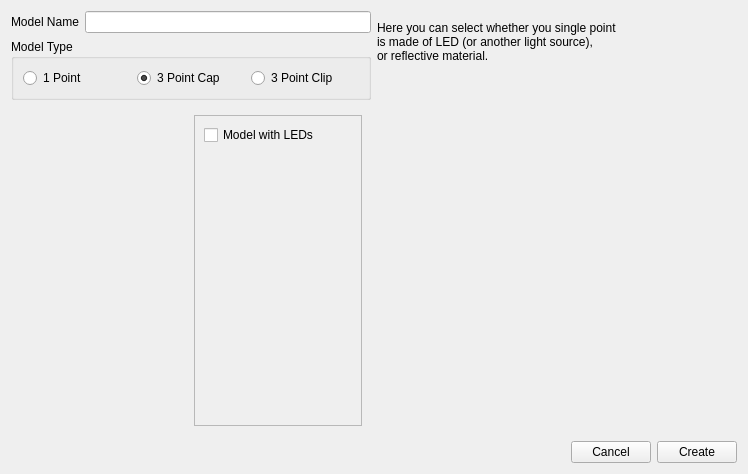
<?xml version="1.0" encoding="UTF-8"?>
<ui version="4.0">
 <class>ModelCreation</class>
 <widget class="QWidget" name="ModelCreation">
  <property name="geometry">
   <rect>
    <x>0</x>
    <y>0</y>
    <width>748</width>
    <height>474</height>
   </rect>
  </property>
  <property name="windowTitle">
   <string>Model Creation</string>
  </property>
  <property name="windowIcon">
   <iconset resource="ltr_rc.qrc">
    <normaloff>:/ltr/linuxtrack.svg</normaloff>:/ltr/linuxtrack.svg</iconset>
  </property>
  <layout class="QVBoxLayout" name="verticalLayout_2">
   <item>
    <layout class="QHBoxLayout" name="horizontalLayout_4">
     <item>
      <layout class="QVBoxLayout" name="verticalLayout">
       <item>
        <layout class="QHBoxLayout" name="horizontalLayout_2">
         <item>
          <widget class="QLabel" name="label">
           <property name="text">
            <string>Model Name</string>
           </property>
          </widget>
         </item>
         <item>
          <widget class="QLineEdit" name="ModelName"/>
         </item>
        </layout>
       </item>
       <item>
        <widget class="QGroupBox" name="groupBox_2">
         <property name="title">
          <string>Model Type</string>
         </property>
         <layout class="QHBoxLayout" name="horizontalLayout_9">
          <item>
           <widget class="QRadioButton" name="Model1Pt">
            <property name="text">
             <string>1 Point</string>
            </property>
           </widget>
          </item>
          <item>
           <widget class="QRadioButton" name="Model3PtCap">
            <property name="text">
             <string>3 Point Cap</string>
            </property>
            <property name="checked">
             <bool>true</bool>
            </property>
           </widget>
          </item>
          <item>
           <widget class="QRadioButton" name="Model3PtClip">
            <property name="text">
             <string>3 Point Clip</string>
            </property>
           </widget>
          </item>
         </layout>
        </widget>
       </item>
       <item>
        <widget class="QStackedWidget" name="ModelStack">
         <property name="currentIndex">
          <number>2</number>
         </property>
         <widget class="QWidget" name="page_3">
          <layout class="QHBoxLayout" name="horizontalLayout_3">
           <item>
            <widget class="QLabel" name="label_24">
             <property name="sizePolicy">
              <sizepolicy hsizetype="Minimum" vsizetype="Minimum">
               <horstretch>0</horstretch>
               <verstretch>0</verstretch>
              </sizepolicy>
             </property>
             <property name="text">
              <string/>
             </property>
             <property name="pixmap">
              <pixmap resource="ltr_rc.qrc">:/ltr/cap_small.png</pixmap>
             </property>
             <property name="scaledContents">
              <bool>false</bool>
             </property>
            </widget>
           </item>
           <item>
            <widget class="QFrame" name="frame_3">
             <property name="frameShape">
              <enum>QFrame::StyledPanel</enum>
             </property>
             <property name="frameShadow">
              <enum>QFrame::Raised</enum>
             </property>
             <layout class="QVBoxLayout" name="verticalLayout_4">
              <item>
               <layout class="QVBoxLayout" name="verticalLayout_9">
                <item>
                 <layout class="QGridLayout" name="gridLayout_2">
                  <item row="0" column="0">
                   <widget class="QLabel" name="label_25">
                    <property name="text">
                     <string>A [mm]</string>
                    </property>
                   </widget>
                  </item>
                  <item row="0" column="1">
                   <widget class="QDoubleSpinBox" name="CapA">
                    <property name="minimum">
                     <double>1.000000000000000</double>
                    </property>
                    <property name="maximum">
                     <double>999.990000000000009</double>
                    </property>
                    <property name="value">
                     <double>50.000000000000000</double>
                    </property>
                   </widget>
                  </item>
                  <item row="1" column="1">
                   <widget class="QDoubleSpinBox" name="CapB">
                    <property name="minimum">
                     <double>1.000000000000000</double>
                    </property>
                    <property name="maximum">
                     <double>999.990000000000009</double>
                    </property>
                    <property name="value">
                     <double>70.000000000000000</double>
                    </property>
                   </widget>
                  </item>
                  <item row="1" column="0">
                   <widget class="QLabel" name="label_26">
                    <property name="text">
                     <string>B [mm]</string>
                    </property>
                   </widget>
                  </item>
                  <item row="2" column="0">
                   <widget class="QLabel" name="label_27">
                    <property name="text">
                     <string>C [mm]</string>
                    </property>
                   </widget>
                  </item>
                  <item row="2" column="1">
                   <widget class="QDoubleSpinBox" name="CapC">
                    <property name="minimum">
                     <double>1.000000000000000</double>
                    </property>
                    <property name="maximum">
                     <double>999.990000000000009</double>
                    </property>
                    <property name="value">
                     <double>92.500000000000000</double>
                    </property>
                   </widget>
                  </item>
                  <item row="3" column="0">
                   <widget class="QLabel" name="label_28">
                    <property name="text">
                     <string>Hy [mm]</string>
                    </property>
                   </widget>
                  </item>
                  <item row="3" column="1">
                   <widget class="QDoubleSpinBox" name="CapHy">
                    <property name="minimum">
                     <double>1.000000000000000</double>
                    </property>
                    <property name="maximum">
                     <double>999.990000000000009</double>
                    </property>
                    <property name="value">
                     <double>100.000000000000000</double>
                    </property>
                   </widget>
                  </item>
                  <item row="4" column="0">
                   <widget class="QLabel" name="label_29">
                    <property name="text">
                     <string>Hz [mm]</string>
                    </property>
                   </widget>
                  </item>
                  <item row="4" column="1">
                   <widget class="QDoubleSpinBox" name="CapHz">
                    <property name="minimum">
                     <double>1.000000000000000</double>
                    </property>
                    <property name="maximum">
                     <double>999.990000000000009</double>
                    </property>
                    <property name="value">
                     <double>90.000000000000000</double>
                    </property>
                   </widget>
                  </item>
                 </layout>
                </item>
                <item>
                 <spacer name="verticalSpacer_5">
                  <property name="orientation">
                   <enum>Qt::Vertical</enum>
                  </property>
                  <property name="sizeHint" stdset="0">
                   <size>
                    <width>20</width>
                    <height>40</height>
                   </size>
                  </property>
                 </spacer>
                </item>
                <item>
                 <widget class="QCheckBox" name="CapLeds">
                  <property name="text">
                   <string>Model with LEDs</string>
                  </property>
                 </widget>
                </item>
               </layout>
              </item>
             </layout>
            </widget>
           </item>
          </layout>
         </widget>
         <widget class="QWidget" name="page_4">
          <layout class="QHBoxLayout" name="horizontalLayout_12">
           <item>
            <widget class="QLabel" name="label_30">
             <property name="text">
              <string/>
             </property>
             <property name="pixmap">
              <pixmap resource="ltr_rc.qrc">:/ltr/clip_small.png</pixmap>
             </property>
            </widget>
           </item>
           <item>
            <widget class="QFrame" name="frame_4">
             <property name="frameShape">
              <enum>QFrame::StyledPanel</enum>
             </property>
             <property name="frameShadow">
              <enum>QFrame::Raised</enum>
             </property>
             <layout class="QVBoxLayout" name="verticalLayout_5">
              <item>
               <layout class="QVBoxLayout" name="verticalLayout_11">
                <item>
                 <layout class="QGridLayout" name="gridLayout_3">
                  <item row="0" column="0">
                   <widget class="QLabel" name="label_3">
                    <property name="text">
                     <string>A [mm]</string>
                    </property>
                   </widget>
                  </item>
                  <item row="0" column="1">
                   <widget class="QDoubleSpinBox" name="ClipA">
                    <property name="minimum">
                     <double>1.000000000000000</double>
                    </property>
                    <property name="maximum">
                     <double>999.990000000000009</double>
                    </property>
                    <property name="value">
                     <double>30.000000000000000</double>
                    </property>
                   </widget>
                  </item>
                  <item row="1" column="1">
                   <widget class="QDoubleSpinBox" name="ClipB">
                    <property name="minimum">
                     <double>1.000000000000000</double>
                    </property>
                    <property name="maximum">
                     <double>999.990000000000009</double>
                    </property>
                    <property name="value">
                     <double>40.000000000000000</double>
                    </property>
                   </widget>
                  </item>
                  <item row="1" column="0">
                   <widget class="QLabel" name="label_34">
                    <property name="text">
                     <string>B [mm]</string>
                    </property>
                   </widget>
                  </item>
                  <item row="2" column="0">
                   <widget class="QLabel" name="label_35">
                    <property name="text">
                     <string>C [mm]</string>
                    </property>
                   </widget>
                  </item>
                  <item row="2" column="1">
                   <widget class="QDoubleSpinBox" name="ClipC">
                    <property name="minimum">
                     <double>1.000000000000000</double>
                    </property>
                    <property name="maximum">
                     <double>999.990000000000009</double>
                    </property>
                    <property name="value">
                     <double>70.000000000000000</double>
                    </property>
                   </widget>
                  </item>
                  <item row="5" column="0">
                   <widget class="QLabel" name="label_36">
                    <property name="text">
                     <string>Hy [mm]</string>
                    </property>
                   </widget>
                  </item>
                  <item row="5" column="1">
                   <widget class="QDoubleSpinBox" name="ClipHy">
                    <property name="minimum">
                     <double>-999.990000000000009</double>
                    </property>
                    <property name="maximum">
                     <double>999.990000000000009</double>
                    </property>
                    <property name="value">
                     <double>-100.000000000000000</double>
                    </property>
                   </widget>
                  </item>
                  <item row="6" column="0">
                   <widget class="QLabel" name="label_37">
                    <property name="text">
                     <string>Hz [mm]</string>
                    </property>
                   </widget>
                  </item>
                  <item row="6" column="1">
                   <widget class="QDoubleSpinBox" name="ClipHz">
                    <property name="minimum">
                     <double>-999.990000000000009</double>
                    </property>
                    <property name="maximum">
                     <double>999.990000000000009</double>
                    </property>
                    <property name="value">
                     <double>50.000000000000000</double>
                    </property>
                   </widget>
                  </item>
                  <item row="3" column="0">
                   <widget class="QLabel" name="label_38">
                    <property name="text">
                     <string>D [mm]</string>
                    </property>
                   </widget>
                  </item>
                  <item row="3" column="1">
                   <widget class="QDoubleSpinBox" name="ClipD">
                    <property name="minimum">
                     <double>1.000000000000000</double>
                    </property>
                    <property name="maximum">
                     <double>999.990000000000009</double>
                    </property>
                    <property name="value">
                     <double>80.000000000000000</double>
                    </property>
                   </widget>
                  </item>
                  <item row="4" column="0">
                   <widget class="QLabel" name="label_39">
                    <property name="text">
                     <string>Hx [mm]</string>
                    </property>
                   </widget>
                  </item>
                  <item row="4" column="1">
                   <widget class="QDoubleSpinBox" name="ClipHx">
                    <property name="minimum">
                     <double>-999.990000000000009</double>
                    </property>
                    <property name="maximum">
                     <double>999.990000000000009</double>
                    </property>
                    <property name="value">
                     <double>-100.000000000000000</double>
                    </property>
                   </widget>
                  </item>
                 </layout>
                </item>
                <item>
                 <spacer name="verticalSpacer_6">
                  <property name="orientation">
                   <enum>Qt::Vertical</enum>
                  </property>
                  <property name="sizeHint" stdset="0">
                   <size>
                    <width>20</width>
                    <height>40</height>
                   </size>
                  </property>
                 </spacer>
                </item>
                <item>
                 <widget class="QCheckBox" name="ClipLeds">
                  <property name="text">
                   <string>Model with LEDs</string>
                  </property>
                  <property name="checked">
                   <bool>true</bool>
                  </property>
                 </widget>
                </item>
               </layout>
              </item>
             </layout>
            </widget>
           </item>
          </layout>
         </widget>
         <widget class="QWidget" name="page">
          <layout class="QHBoxLayout" name="horizontalLayout_6">
           <item>
            <layout class="QHBoxLayout" name="horizontalLayout_5">
             <item>
              <widget class="QLabel" name="label_2">
               <property name="text">
                <string/>
               </property>
              </widget>
             </item>
             <item>
              <widget class="QFrame" name="frame">
               <property name="frameShape">
                <enum>QFrame::StyledPanel</enum>
               </property>
               <property name="frameShadow">
                <enum>QFrame::Raised</enum>
               </property>
               <layout class="QVBoxLayout" name="verticalLayout_6">
                <item>
                 <layout class="QVBoxLayout" name="verticalLayout_3">
                  <item>
                   <widget class="QCheckBox" name="SinglePtLeds">
                    <property name="text">
                     <string>Model with LEDs</string>
                    </property>
                   </widget>
                  </item>
                  <item>
                   <spacer name="verticalSpacer">
                    <property name="orientation">
                     <enum>Qt::Vertical</enum>
                    </property>
                    <property name="sizeHint" stdset="0">
                     <size>
                      <width>20</width>
                      <height>40</height>
                     </size>
                    </property>
                   </spacer>
                  </item>
                 </layout>
                </item>
               </layout>
              </widget>
             </item>
            </layout>
           </item>
          </layout>
         </widget>
        </widget>
       </item>
      </layout>
     </item>
     <item>
      <widget class="QStackedWidget" name="ModelDescStack">
       <property name="currentIndex">
        <number>2</number>
       </property>
       <widget class="QWidget" name="page_5">
        <layout class="QHBoxLayout" name="horizontalLayout_10">
         <item>
          <widget class="QLabel" name="label_31">
           <property name="text">
            <string>Here you can enter sizes of the CAP model.
All values are in milimeters.

Uncheck the &quot;Model with LEDs&quot; checkbox 
when using reflective model like TrackClip 
or similar. </string>
           </property>
           <property name="alignment">
            <set>Qt::AlignLeading|Qt::AlignLeft|Qt::AlignTop</set>
           </property>
          </widget>
         </item>
        </layout>
       </widget>
       <widget class="QWidget" name="page_6">
        <layout class="QVBoxLayout" name="verticalLayout_10">
         <item>
          <widget class="QLabel" name="label_33">
           <property name="text">
            <string>Here you can enter sizes of the CLIP model.
All values are in milimeters.

Uncheck the &quot;Model with LEDs&quot; checkbox 
when using reflective model like TrackClip 
or similar.</string>
           </property>
           <property name="alignment">
            <set>Qt::AlignLeading|Qt::AlignLeft|Qt::AlignTop</set>
           </property>
          </widget>
         </item>
        </layout>
       </widget>
       <widget class="QWidget" name="page_2">
        <widget class="QLabel" name="label_4">
         <property name="geometry">
          <rect>
           <x>0</x>
           <y>10</y>
           <width>301</width>
           <height>501</height>
          </rect>
         </property>
         <property name="text">
          <string>Here you can select whether you single point
is made of LED (or another light source),
or reflective material.
</string>
         </property>
         <property name="alignment">
          <set>Qt::AlignLeading|Qt::AlignLeft|Qt::AlignTop</set>
         </property>
        </widget>
       </widget>
      </widget>
     </item>
    </layout>
   </item>
   <item>
    <layout class="QHBoxLayout" name="horizontalLayout">
     <item>
      <spacer name="horizontalSpacer">
       <property name="orientation">
        <enum>Qt::Horizontal</enum>
       </property>
       <property name="sizeHint" stdset="0">
        <size>
         <width>40</width>
         <height>20</height>
        </size>
       </property>
      </spacer>
     </item>
     <item>
      <widget class="QPushButton" name="CancelButton">
       <property name="text">
        <string>Cancel</string>
       </property>
      </widget>
     </item>
     <item>
      <widget class="QPushButton" name="CreateButton">
       <property name="text">
        <string>Create</string>
       </property>
      </widget>
     </item>
    </layout>
   </item>
  </layout>
 </widget>
 <resources>
  <include location="ltr_rc.qrc"/>
 </resources>
 <connections/>
</ui>
